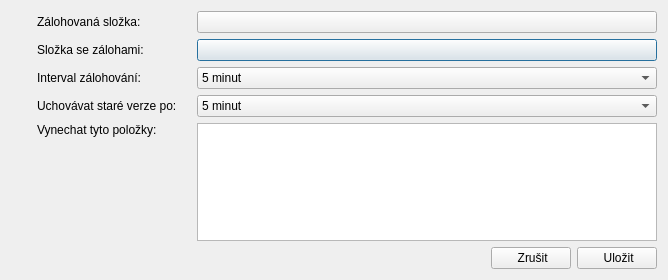
<?xml version="1.0" encoding="UTF-8"?>
<ui version="4.0">
 <class>BackupDirectoryEditDialog</class>
 <widget class="QDialog" name="BackupDirectoryEditDialog">
  <property name="windowModality">
   <enum>Qt::ApplicationModal</enum>
  </property>
  <property name="geometry">
   <rect>
    <x>0</x>
    <y>0</y>
    <width>668</width>
    <height>280</height>
   </rect>
  </property>
  <property name="windowTitle">
   <string>Detail zálohování</string>
  </property>
  <property name="windowIcon">
   <iconset resource="../../res/resources.qrc">
    <normaloff>:/16/icons8_Settings_16px_1.png</normaloff>:/16/icons8_Settings_16px_1.png</iconset>
  </property>
  <layout class="QGridLayout" name="gridLayout">
   <item row="1" column="2">
    <widget class="QPushButton" name="btnBackupFolder">
     <property name="sizePolicy">
      <sizepolicy hsizetype="Minimum" vsizetype="Fixed">
       <horstretch>3</horstretch>
       <verstretch>0</verstretch>
      </sizepolicy>
     </property>
    </widget>
   </item>
   <item row="2" column="1">
    <widget class="QLabel" name="label_6">
     <property name="sizePolicy">
      <sizepolicy hsizetype="Preferred" vsizetype="Preferred">
       <horstretch>1</horstretch>
       <verstretch>0</verstretch>
      </sizepolicy>
     </property>
     <property name="text">
      <string>Interval zálohování:</string>
     </property>
    </widget>
   </item>
   <item row="3" column="0">
    <widget class="QLabel" name="label_7">
     <property name="pixmap">
      <pixmap resource="../../res/resources.qrc">:/16/icons8_Date_To_16px.png</pixmap>
     </property>
    </widget>
   </item>
   <item row="6" column="0" colspan="3">
    <layout class="QHBoxLayout" name="horizontalLayout">
     <item>
      <spacer name="horizontalSpacer">
       <property name="orientation">
        <enum>Qt::Horizontal</enum>
       </property>
       <property name="sizeHint" stdset="0">
        <size>
         <width>40</width>
         <height>20</height>
        </size>
       </property>
      </spacer>
     </item>
     <item>
      <widget class="QPushButton" name="btnCancel">
       <property name="text">
        <string> Zrušit</string>
       </property>
       <property name="icon">
        <iconset resource="../../res/resources.qrc">
         <normaloff>:/16/icons8_Delete_16px.png</normaloff>:/16/icons8_Delete_16px.png</iconset>
       </property>
      </widget>
     </item>
     <item>
      <widget class="QPushButton" name="btnOk">
       <property name="text">
        <string> Uložit</string>
       </property>
       <property name="icon">
        <iconset resource="../../res/resources.qrc">
         <normaloff>:/16/icons8_Checkmark_16px.png</normaloff>:/16/icons8_Checkmark_16px.png</iconset>
       </property>
      </widget>
     </item>
    </layout>
   </item>
   <item row="2" column="2">
    <widget class="QComboBox" name="cmbBackupInterval">
     <item>
      <property name="text">
       <string>5 minut</string>
      </property>
     </item>
     <item>
      <property name="text">
       <string>15 minut</string>
      </property>
     </item>
     <item>
      <property name="text">
       <string>30 minut</string>
      </property>
     </item>
     <item>
      <property name="text">
       <string>1 hodina</string>
      </property>
     </item>
     <item>
      <property name="text">
       <string>2 hodiny</string>
      </property>
     </item>
     <item>
      <property name="text">
       <string>6 hodin</string>
      </property>
     </item>
     <item>
      <property name="text">
       <string>12 hodin</string>
      </property>
     </item>
     <item>
      <property name="text">
       <string>1 den</string>
      </property>
     </item>
     <item>
      <property name="text">
       <string>7 dní</string>
      </property>
     </item>
     <item>
      <property name="text">
       <string>14 dní</string>
      </property>
     </item>
     <item>
      <property name="text">
       <string>1 měsíc</string>
      </property>
     </item>
     <item>
      <property name="text">
       <string>2 měsíce</string>
      </property>
     </item>
     <item>
      <property name="text">
       <string>3 měsíce</string>
      </property>
     </item>
     <item>
      <property name="text">
       <string>6 měsíců</string>
      </property>
     </item>
    </widget>
   </item>
   <item row="2" column="0">
    <widget class="QLabel" name="label_5">
     <property name="pixmap">
      <pixmap resource="../../res/resources.qrc">:/16/icons8_Alarm_Clock_16px.png</pixmap>
     </property>
    </widget>
   </item>
   <item row="3" column="1">
    <widget class="QLabel" name="label_8">
     <property name="sizePolicy">
      <sizepolicy hsizetype="Preferred" vsizetype="Preferred">
       <horstretch>1</horstretch>
       <verstretch>0</verstretch>
      </sizepolicy>
     </property>
     <property name="text">
      <string>Uchovávat staré verze po:</string>
     </property>
    </widget>
   </item>
   <item row="3" column="2">
    <widget class="QComboBox" name="cmbBackupKeepInterval">
     <item>
      <property name="text">
       <string>5 minut</string>
      </property>
     </item>
     <item>
      <property name="text">
       <string>15 minut</string>
      </property>
     </item>
     <item>
      <property name="text">
       <string>30 minut</string>
      </property>
     </item>
     <item>
      <property name="text">
       <string>1 hodina</string>
      </property>
     </item>
     <item>
      <property name="text">
       <string>2 hodiny</string>
      </property>
     </item>
     <item>
      <property name="text">
       <string>6 hodin</string>
      </property>
     </item>
     <item>
      <property name="text">
       <string>12 hodin</string>
      </property>
     </item>
     <item>
      <property name="text">
       <string>1 den</string>
      </property>
     </item>
     <item>
      <property name="text">
       <string>7 dní</string>
      </property>
     </item>
     <item>
      <property name="text">
       <string>14 dní</string>
      </property>
     </item>
     <item>
      <property name="text">
       <string>1 měsíc</string>
      </property>
     </item>
     <item>
      <property name="text">
       <string>2 měsíce</string>
      </property>
     </item>
     <item>
      <property name="text">
       <string>3 měsíce</string>
      </property>
     </item>
     <item>
      <property name="text">
       <string>6 měsíců</string>
      </property>
     </item>
    </widget>
   </item>
   <item row="1" column="0">
    <widget class="QLabel" name="label_3">
     <property name="pixmap">
      <pixmap resource="../../res/resources.qrc">:/16/icons8_Database_16px.png</pixmap>
     </property>
    </widget>
   </item>
   <item row="0" column="1">
    <widget class="QLabel" name="label">
     <property name="sizePolicy">
      <sizepolicy hsizetype="Preferred" vsizetype="Preferred">
       <horstretch>1</horstretch>
       <verstretch>0</verstretch>
      </sizepolicy>
     </property>
     <property name="text">
      <string>Zálohovaná složka:</string>
     </property>
    </widget>
   </item>
   <item row="1" column="1">
    <widget class="QLabel" name="label_4">
     <property name="sizePolicy">
      <sizepolicy hsizetype="Preferred" vsizetype="Preferred">
       <horstretch>1</horstretch>
       <verstretch>0</verstretch>
      </sizepolicy>
     </property>
     <property name="text">
      <string>Složka se zálohami:</string>
     </property>
    </widget>
   </item>
   <item row="0" column="2">
    <widget class="QPushButton" name="btnSourceFolder">
     <property name="sizePolicy">
      <sizepolicy hsizetype="Minimum" vsizetype="Fixed">
       <horstretch>3</horstretch>
       <verstretch>0</verstretch>
      </sizepolicy>
     </property>
    </widget>
   </item>
   <item row="0" column="0">
    <widget class="QLabel" name="label_2">
     <property name="pixmap">
      <pixmap resource="../../res/resources.qrc">:/16/icons8_Open_16px.png</pixmap>
     </property>
    </widget>
   </item>
   <item row="4" column="0">
    <widget class="QLabel" name="label_9">
     <property name="pixmap">
      <pixmap resource="../../res/resources.qrc">:/16/icons8_Private_16px.png</pixmap>
     </property>
    </widget>
   </item>
   <item row="5" column="0">
    <spacer name="verticalSpacer">
     <property name="orientation">
      <enum>Qt::Vertical</enum>
     </property>
     <property name="sizeHint" stdset="0">
      <size>
       <width>20</width>
       <height>40</height>
      </size>
     </property>
    </spacer>
   </item>
   <item row="4" column="1">
    <widget class="QLabel" name="label_10">
     <property name="sizePolicy">
      <sizepolicy hsizetype="Preferred" vsizetype="Preferred">
       <horstretch>1</horstretch>
       <verstretch>0</verstretch>
      </sizepolicy>
     </property>
     <property name="text">
      <string>Vynechat tyto položky:</string>
     </property>
    </widget>
   </item>
   <item row="4" column="2" rowspan="2">
    <widget class="QTextEdit" name="teExcludeFilter">
     <property name="toolTip">
      <string>Použití:
*.tmp (jakýkoli soubor s příponou tmp)
dir/* (složka dir)
a.txt (soubor a.txt)</string>
     </property>
     <property name="acceptRichText">
      <bool>false</bool>
     </property>
    </widget>
   </item>
  </layout>
 </widget>
 <resources>
  <include location="../../res/resources.qrc"/>
 </resources>
 <connections/>
</ui>
